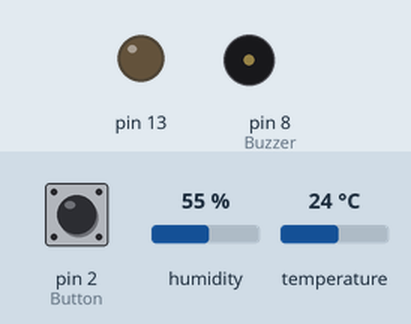
The sketch below on a simulated Arduino Uno, built with avr-gcc and run on an emulated ATmega328P. Parts: output pins drawn as LEDs (lit = HIGH), buzzer (waves = sounding). The test bench sets the inputs (shaded band); at power-on: pin 2 (Button) HIGH, temperature 24 °C, humidity 55 %. What the sketch prints to the serial monitor is not drawn.

Above: at 3.4 s.
3.5 s: pin 2 (Button) pulled LOW for 1 s
At 5.2 s:
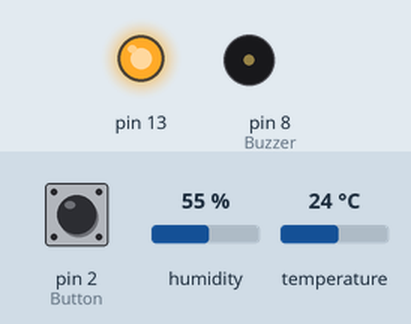
6.9 s: temperature set to 39.6 °C
8.7 s: temperature set to 40.7 °C
At 10.3 s:
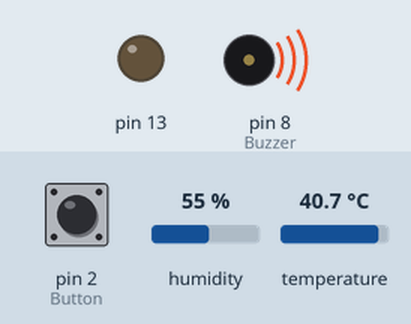
12.2 s: pin 2 (Button) pulled LOW for 3.2 s
At 17.0 s:
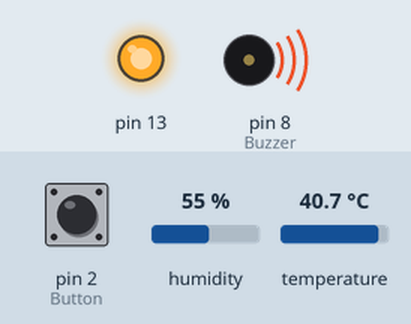
19.3 s: pin 2 (Button) pulled LOW for 0.6 s
At 22.4 s:
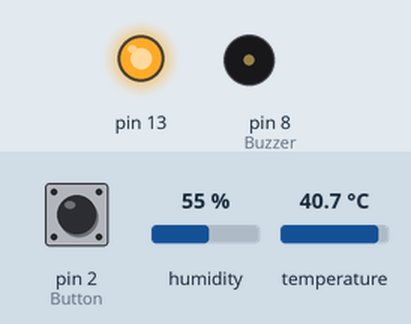
22.8 s: temperature set to 12 °C
At 23.2 s:
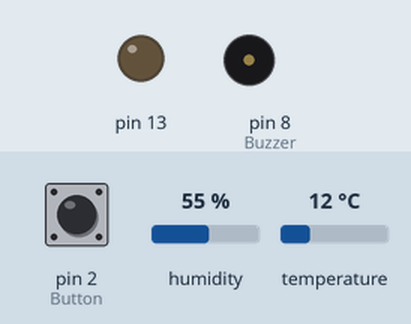
Timing chart, 0 to 25.3 s (numbered marks = the images above; inputs shaded):
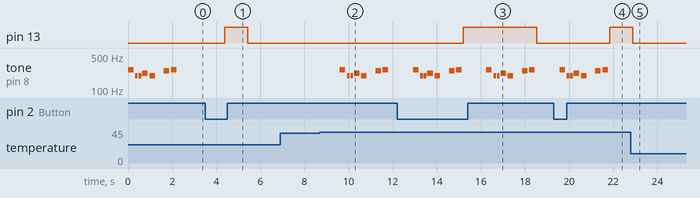

The sketch:

code_avec_buzzer_sans_LoRa.ino
```cpp
#include <Wire.h>
#include "SHTSensor.h" // http://librarymanager/All#arduino_shtc3
#include <FastLED.h> // http://librarymanager/All#FASTLED


#define LED_PIN     4
#define NUM_LEDS    21
#define BRIGHTNESS  64
#define LED_TYPE    WS2811
#define COLOR_ORDER GRB
CRGB leds[NUM_LEDS];
CRGBPalette16 currentPalette;
TBlendType    currentBlending;

#define UPDATES_PER_SECOND 100
SHTSensor sht;

#include "pitches.h"

#define Button 2
#define Buzzer 8


// notes in the melody:
int melody[] = {
  NOTE_C4, NOTE_G3, NOTE_G3, NOTE_A3, NOTE_G3, 0, NOTE_B3, NOTE_C4
};

// note durations: 4 = quarter note, 8 = eighth note, etc.:
int noteDurations[] = {
  4, 8, 8, 4, 4, 4, 4, 4
};
float Temperature;

void setup() {
  Serial.begin(115200);
  Wire.begin();
  sht.init();
  sht.setAccuracy(SHTSensor::SHT_ACCURACY_MEDIUM); // only supported by SHT3x


  Serial.println("Temperature:,Humidity:");   // Plot labels

  //start serial connection
  Serial.begin(9600);
  //configure pin 2 as an input and enable the internal pull-up resistor
  pinMode(Button, INPUT_PULLUP);
  pinMode(13, OUTPUT);

  // iterate over the notes of the melody:
  for (int thisNote = 0; thisNote < 8; thisNote++) {

    // to calculate the note duration, take one second divided by the note type.
    //e.g. quarter note = 1000 / 4, eighth note = 1000/8, etc.
    int noteDuration = 1000 / noteDurations[thisNote];
    tone(Buzzer, melody[thisNote], noteDuration);

    // to distinguish the notes, set a minimum time between them.
    // the note's duration + 30% seems to work well:
    int pauseBetweenNotes = noteDuration * 1.30;
    delay(pauseBetweenNotes);
    // stop the tone playing:
    noTone(Buzzer);
  }

}


void loop() {
    sht.readSample();
      int sensorVal = digitalRead(Button);
  //print out the value of the pushbutton
  Serial.println(sensorVal);

    Temperature = sht.getTemperature();
    Serial.print(Temperature);
    Serial.print(F(" "));
    Serial.println(sht.getHumidity());

    if(Temperature >40.00){
      Serial.print("Il fait trop chaud");
      // iterate over the notes of the melody:
      for (int thisNote = 0; thisNote < 8; thisNote++) {

        // to calculate the note duration, take one second divided by the note type.
        //e.g. quarter note = 1000 / 4, eighth note = 1000/8, etc.
        int noteDuration = 1000 / noteDurations[thisNote];
        tone(Buzzer, melody[thisNote], noteDuration);

        // to distinguish the notes, set a minimum time between them.
        // the note's duration + 30% seems to work well:
        int pauseBetweenNotes = noteDuration * 1.30;
        delay(pauseBetweenNotes);
        // stop the tone playing:
        noTone(Buzzer);
      }
    }


  // Keep in mind the pull-up means the pushbutton's logic is inverted. It goes
  // HIGH when it's open, and LOW when it's pressed. Turn on pin 13 when the
  // button's pressed, and off when it's not:
  if (sensorVal == HIGH) {
    digitalWrite(13, LOW);
  } else {
    digitalWrite(13, HIGH);
    }


uint8_t temp = map(sht.getTemperature(), 20,35,170,0); // Map value from luminosity sensor to LED

 // FastLED's built-in rainbow generator
  fill_solid( leds, NUM_LEDS, ColorFromPalette(RainbowColors_p,temp,BRIGHTNESS, LINEARBLEND));


// send the 'leds' array out to the actual LED strip
  FastLED.show();
  FastLED.delay(1000 / UPDATES_PER_SECOND);

    delay(1000);
  }
```

Measured:
- the behaviour switches between 40 and 40.1 °C on temperature (found by bisection; images 1 and 2)
- after the input at 3.5 s, pin 13: LOW → HIGH after 0.89 s, → LOW 1.0 s later
- after the input at 6.9 s, every drawn part: stays the same
- after the input at 8.7 s, tone on pin 8 (Buzzer): plays 262 Hz for 0.25 s, 196 Hz for 0.13 s, 196 Hz for 0.13 s, 220 Hz for 0.25 s, 196 Hz for 0.25 s, 247 Hz for 0.25 s … (7 notes in this stretch), starting after 0.91 s
- after the input at 12.2 s, pin 13: LOW → HIGH after 3.0 s, → LOW 3.3 s later
- after the input at 19.3 s, pin 13: LOW → HIGH after 2.5 s
- after the input at 22.8 s, pin 13: HIGH → LOW after 0.09 s instead of 2.4 s; tone on pin 8 (Buzzer): stops changing and stays silent
